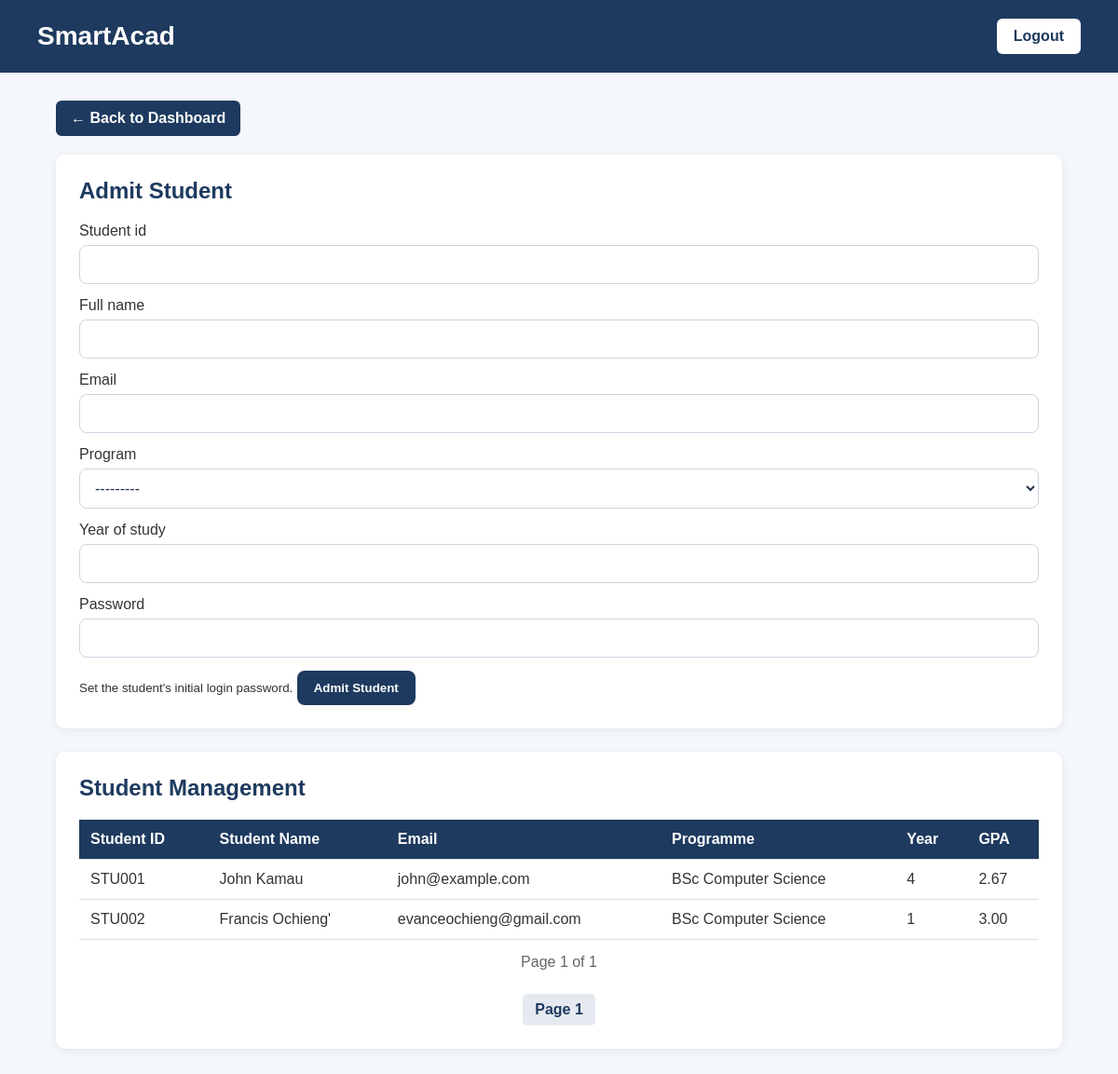
The app's page /admin-dashboard/students/ (signed in) with its own data.
### core/models.py (models this page shows, shortened)
class Student(models.Model):
    user = models.OneToOneField(
        User,
        on_delete=models.CASCADE,
        null=True,
        blank=True
    )
    program = models.ForeignKey(
        Program,
        on_delete=models.PROTECT,
        null=True,
        blank=True,
        related_name="students",
    )
    student_id = models.CharField(max_length=20, unique=True)
    full_name = models.CharField(max_length=100)
    email = models.EmailField(unique=True)
    programme = models.CharField(max_length=100)
    year_of_study = models.PositiveIntegerField()
    gpa = models.DecimalField(
        max_digits=3,
        decimal_places=2,
        default=Decimal("0.00"),
    )

### core/views.py (the view, shortened to what this page needs)
@login_required
def academic_admin_students(request):
    if not request.user.groups.filter(
        name="Academic Admin"
    ).exists():
        return redirect_user_by_role(request.user)
    admission_form = StudentAdmissionForm(academic_admin=request.user)
    students_list = Student.objects.all().order_by("student_id")
    paginator = Paginator(students_list, 20)
    students = paginator.get_page(
        request.GET.get("page")
    )
    return render(
        request,
        "academic_admin_students.html",
        {
            "students": students,
            "admission_form": admission_form,
            "has_programs": admission_form.fields[
                "program"
            ].queryset.exists(),
        },
    )

### core/forms.py (shortened to what this page needs)
class StudentAdmissionForm(forms.ModelForm):
    password = forms.CharField(
        widget=forms.PasswordInput,
        strip=False,
        help_text="Set the student's initial login password.",
    )
    class Meta:
        model = Student
        fields = (
            "student_id",
            "full_name",
            "email",
            "program",
            "year_of_study",
            "password",
        )
    def __init__(self, *args, academic_admin=None, **kwargs):
        super().__init__(*args, **kwargs)
        if academic_admin is not None:
            self.fields["program"].queryset = Program.objects.filter(
                academic_admin=academic_admin
            ).order_by("name")

### core/models.py (called while the page is built)
    def __str__(self):
        return f"{self.program_code} - {self.name}"

### core/templates/academic_admin_students.html (shortened to what this page needs)
<!DOCTYPE html>
<html lang="en">
<head>
</head>
<body>
    <div class="header">
        <h1>
            SmartAcad
        </h1>
        <a
            href="{% url 'logout' %}"
            class="logout"
        >
            Logout
        </a>
    </div>
    <div class="container">
        <a
            href="{% url 'academic_admin_dashboard' %}"
            class="back-button"
        >
            ← Back to Dashboard
        </a>
        <div class="section" style="margin-bottom: 25px;">
            <h2>Admit Student</h2>
            {% if not has_programs %}
                <p>
                    No program is assigned to your account. Please contact
                    the system administrator before admitting students.
                </p>
            {% else %}
                <form method="post">
                    {% for field in admission_form %}
                        <label for="{{ field.id_for_label }}">
                            {{ field.label }}
                        </label>
                        {{ field }}
                        {% if field.help_text %}
                            <small>{{ field.help_text }}</small>
                        {% endif %}
                    {% endfor %}
                    <button class="submit-button" type="submit">
                        Admit Student
                    </button>
                </form>
            {% endif %}
        </div>
        <div class="section">
            <h2>
                Student Management
            </h2>
            {% if students %}
                <table>
                    <thead>
                        <tr>
                            <th>
                                Student ID
                            </th>
                            <th>
                                Student Name
                            </th>
                            <th>
                                Email
                            </th>
                            <th>
                                Programme
                            </th>
                            <th>
                                Year
                            </th>
                            <th>
                                GPA
                            </th>
                        </tr>
                    </thead>
                    <tbody>
                        {% for student in students %}
                            <tr>
                                <td>
                                    {{ student.student_id }}
                                </td>
                                <td>
                                    {{ student.full_name }}
                                </td>
                                <td>
                                    {{ student.email }}
                                </td>
                                <td>
                                    {{ student.programme }}
                                </td>
                                <td>
                                    {{ student.year_of_study }}
                                </td>
                                <td>
                                    {{ student.gpa }}
                                </td>
                            </tr>
                        {% endfor %}
                    </tbody>
                </table>
                <div class="page-info">
                    Page
                    {{ students.number }}
                    of
                    {{ students.paginator.num_pages }}
                </div>
                <div class="pagination">
                    <span class="current-page">
                        Page
                        {{ students.number }}
                    </span>
                </div>
            {% else %}
                <p class="empty-message">
                    No students have been added yet.
                </p>
            {% endif %}
        </div>
    </div>
</body>
</html>

### core/templates/academic_admin_students.html (style rules this page uses)
* { box-sizing: border-box; }
body { margin: 0; font-family: Arial, sans-serif; background-color: #f4f7fb; color: #333; }
.header { background-color: #1e3a5f; color: white; padding: 20px 40px; display: flex; justify-content: space-between; align-items: center; }
.header h1 { margin: 0; font-size: 28px; }
.logout { background-color: white; color: #1e3a5f; text-decoration: none; padding: 10px 18px; border-radius: 6px; font-weight: bold; }
.container { width: 90%; max-width: 1250px; margin: 30px auto; }
.section { background-color: white; padding: 25px; border-radius: 10px; box-shadow: 0 2px 8px rgba(0,0,0,0.08); }
.section h2 { margin-top: 0; color: #1e3a5f; }
.back-button { display: inline-block; margin-bottom: 20px; background-color: #1e3a5f; color: white; text-decoration: none; padding: 10px 16px; border-radius: 6px; font-weight: bold; }
table { width: 100%; border-collapse: collapse; }
th, td { padding: 12px; border-bottom: 1px solid #ddd; text-align: left; }
th { background-color: #1e3a5f; color: white; }
.pagination { display: flex; justify-content: center; align-items: center; gap: 8px; margin-top: 25px; flex-wrap: wrap; }
.pagination a, .pagination span { padding: 8px 13px; border-radius: 5px; text-decoration: none; }
.current-page { background-color: #e5eaf0; color: #1e3a5f; font-weight: bold; }
.page-info { margin-top: 15px; color: #666; text-align: center; }
input:not([type="hidden"]), select { width: 100%; padding: 11px 12px; margin: 6px 0 14px; border: 1px solid #cbd5e1; border-radius: 8px; background: #fff; color: #243449; font: inherit; transition: border-color 0.2s, box-shadow 0.2s; }
.submit-button { background: #1e3a5f; color: white; border: 0; border-radius: 8px; padding: 11px 18px; font-weight: 700; cursor: pointer; transition: background-color 0.2s, transform 0.2s; }

### records on screen
Student: student_id "STU001", full_name "John Kamau", email "john@example.com", programme "BSc Computer Science", year_of_study "4", gpa "2.67"
Student: student_id "STU002", full_name "Francis Ochieng'", email "evanceochieng@gmail.com", programme "BSc Computer Science", year_of_study "1", gpa "3.00"

### other values on screen
{{ field.label }} "Student id" "Full name" "Email" "Program" "Year of study" "Password"
{{ field.help_text }} "Set the student's initial login password."
{{ students.number }} "1"
{{ students.paginator.num_pages }} "1"
